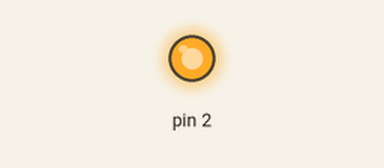
Bench run of a sketch on a simulated Arduino Uno, built with avr-gcc and run on an emulated ATmega328P. On the bench: output pins drawn as LEDs (lit = HIGH).

Above: at 0.1 s.
Timing chart, 0 to 1.6 s (numbered marks = the images above):
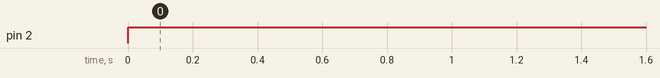

Measured:
- by itself, pin 2: LOW → HIGH at 0.00 s

The sketch:

10_16520236_01a.ino
```cpp
void setup()
{
  pinMode(2, OUTPUT);
}

void loop()
{
  digitalWrite(2, HIGH);
  delay(10); // Delay a little bit to improve simulation performance
}
```
